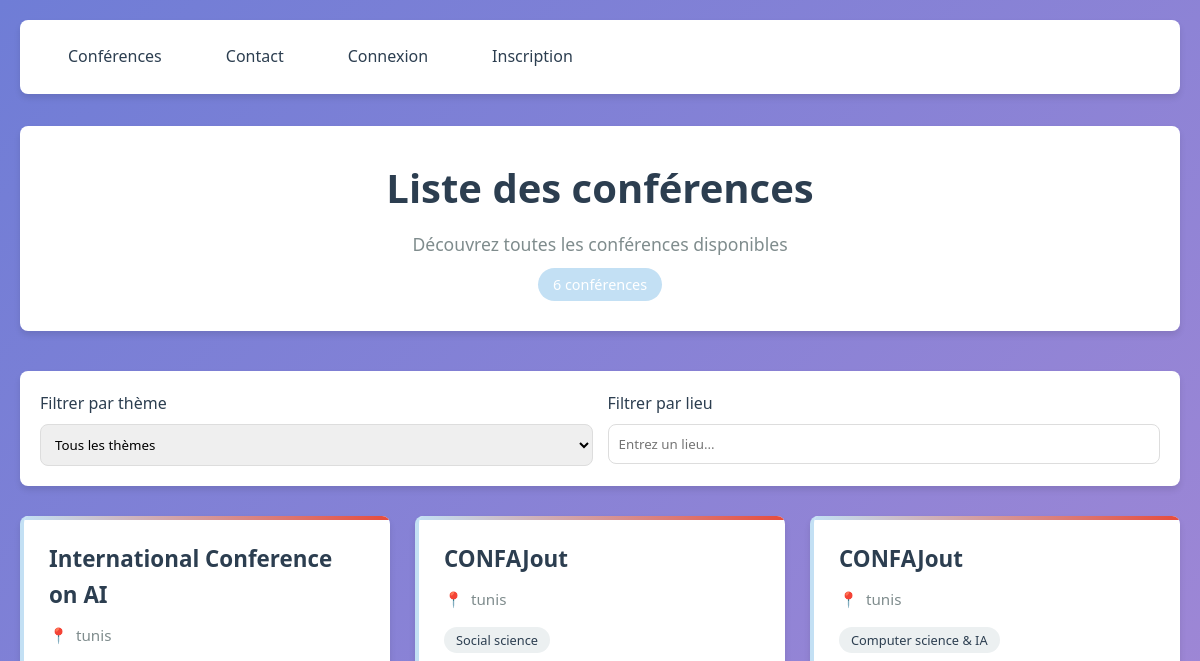
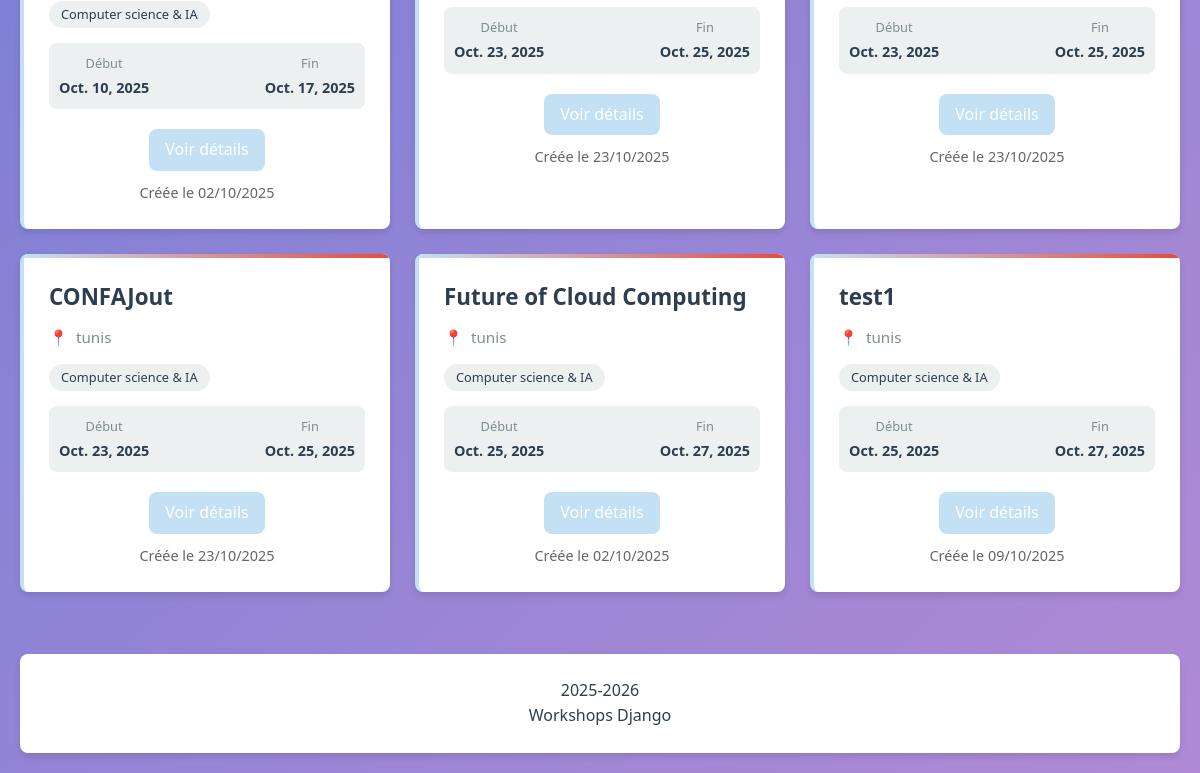
The page /conferences/liste/ on the database as committed earlier (2 pictures, top to bottom).
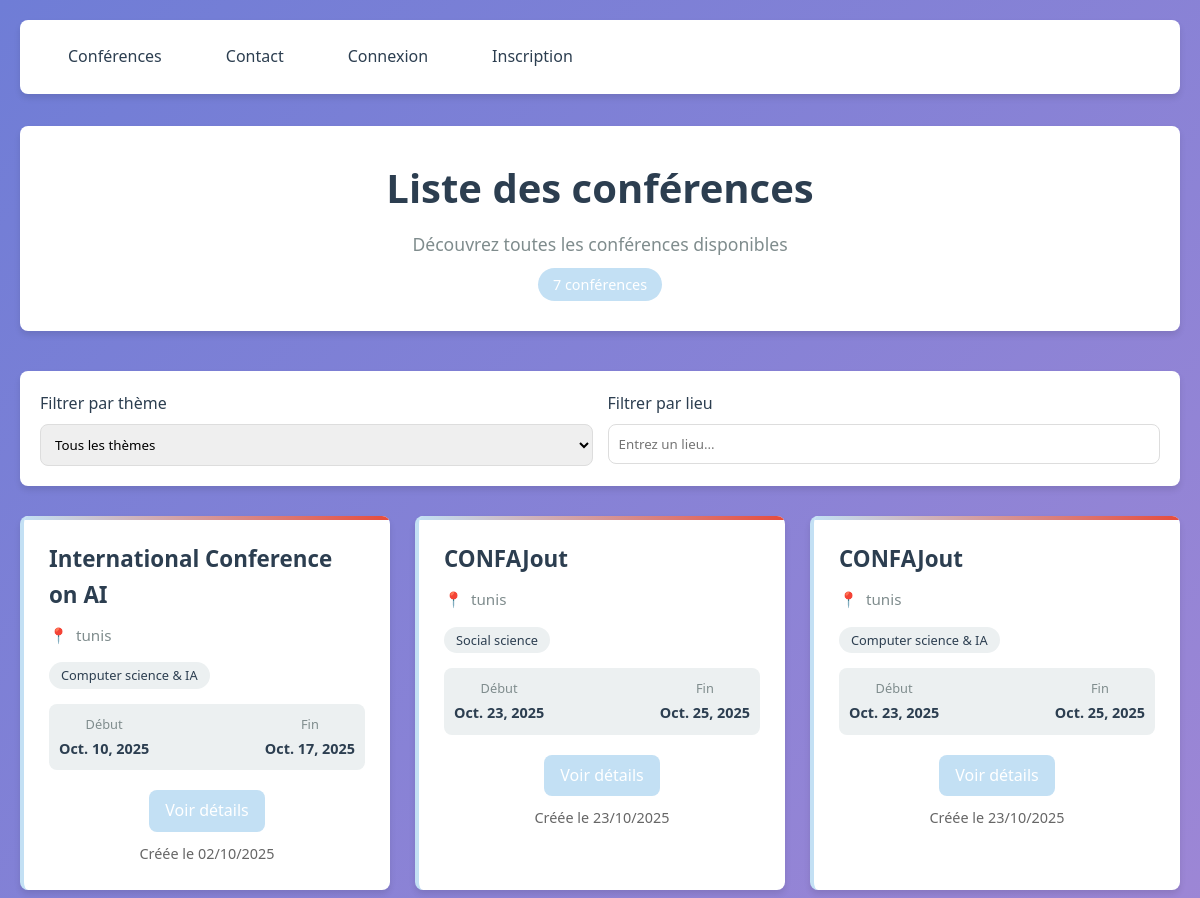
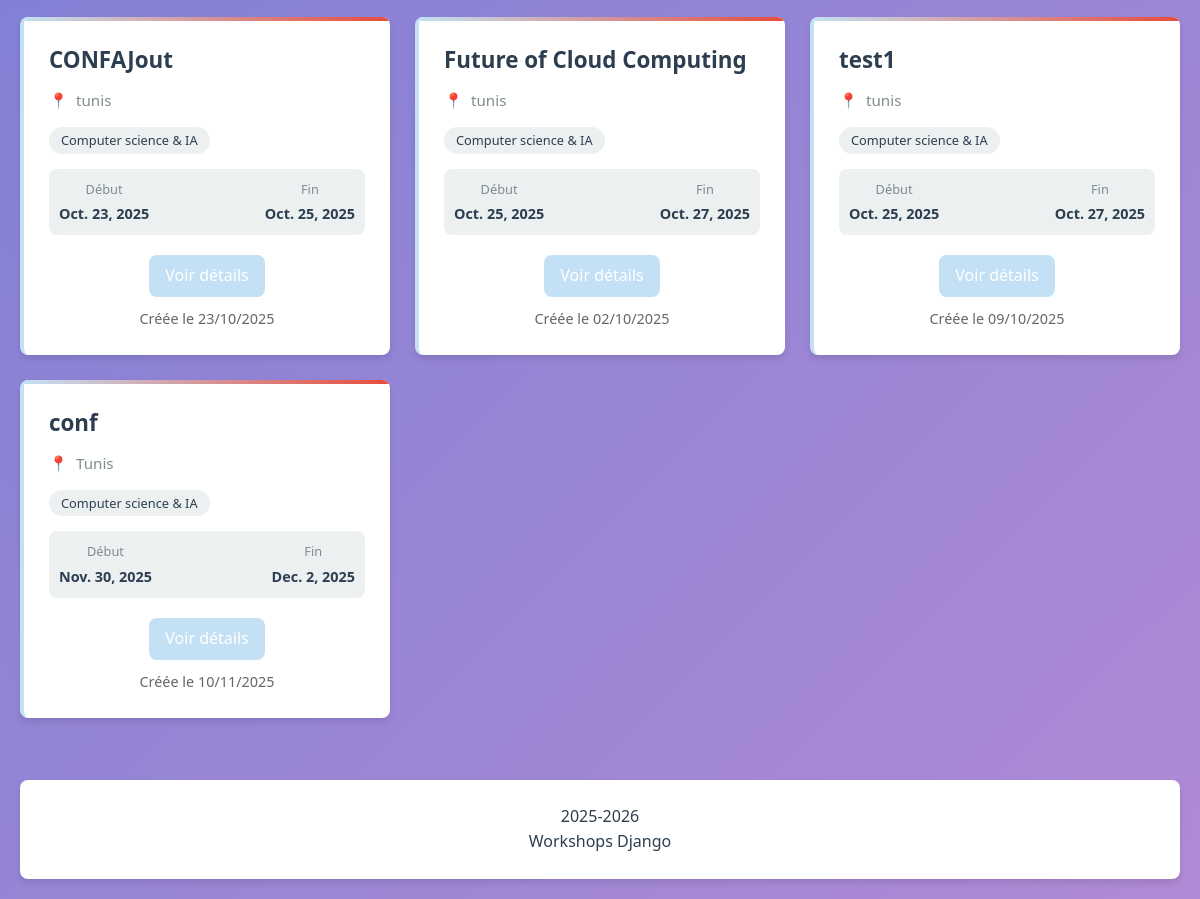
The same page on the database as committed later (2 pictures, top to bottom).
### ConferenceApp/models.py (models this page shows, shortened)
class Conference(models.Model):
    conference_id = models.AutoField(primary_key=True)
    name = models.CharField(max_length=255)
    description = models.TextField(validators=[
        MinLengthValidator(30, message="La description doit contenir au moins 30 caractères.")
    ])
    location = models.CharField(max_length=255)
    THEME = [
        ("CS&IA", "Computer science & IA"),
        ("CS", "Social science"),
        ("SE", "Science and eng")
    ]
    theme = models.CharField(max_length=255, choices=THEME)
    start_date = models.DateField()
    end_date = models.DateField()
    created_at = models.DateTimeField(auto_now_add=True)
    update_at = models.DateTimeField(auto_now=True)

### ConferenceApp/views.py (the view)
# urls.py: path("liste/", ConfernceList.as_view(), name="Conferences_list"),
class ConfernceList(ListView):
    model =Conference
    context_object_name = 'liste'
    ordering = ['start_date']
    template_name = 'conference/liste.html'
    def get_context_data(self, **kwargs):
        context = super().get_context_data(**kwargs)
        context['themes'] = Conference.THEME
        return context

### GestionConference/Templates/conference/liste.html (shortened to what this page needs)
{% extends "base.html" %}
{% block content %}
<div class="container">
    <div class="header">
        <h1>Liste des conférences</h1>
        <p class="subtitle">Découvrez toutes les conférences disponibles</p>
        <div class="conference-count">{{ liste|length }} conférence{{ liste|length|pluralize }}</div>
    </div>
    <div class="filters">
        <div class="filter-group">
            <label class="filter-label" for="theme-filter">Filtrer par thème</label>
            <select class="filter-select" id="theme-filter">
                <option value="">Tous les thèmes</option>
            </select>
        </div>
        <div class="filter-group">
            <label class="filter-label" for="location-filter">Filtrer par lieu</label>
            <input type="text" class="filter-input" id="location-filter" placeholder="Entrez un lieu...">
        </div>
    </div>
    <div class="conferences-grid">
        {% if liste %}
            {% for conference in liste %}
            <div class="conference-card">
                <h3 class="conference-title">{{ conference.name }}</h3>
                <div class="conference-location">{{ conference.location }}</div>
                <div class="conference-theme">{{ conference.get_theme_display }}</div>
                <div class="conference-dates">
                    <div class="date-item">
                        <div class="date-label">Début</div>
                        <div class="date-value">{{ conference.start_date }}</div>
                    </div>
                    <div class="date-item">
                        <div class="date-label">Fin</div>
                        <div class="date-value">{{ conference.end_date }}</div>
                    </div>
                </div>
                <div class="card-actions" style="display: flex; flex-direction: column; gap: 10px; margin-top: 10px;">
                    <div style="display: flex; gap: 10px;">
                        <a href="{% url 'Conference_detail' pk=conference.pk %}" class="btn btn-view btn-bleu">Voir détails</a>
                    </div>
                    <div class="conference-meta" style="font-size: 0.9em; color: #666;">
                        Créée le {{ conference.created_at|date:"d/m/Y" }}
                    </div>
                </div>
            </div>
            {% endfor %}
        {% else %}
            <div class="empty-state">
                <div class="empty-icon">📅</div>
                <h3 class="empty-title">Aucune conférence disponible</h3>
                <p class="empty-text">Il n'y a actuellement aucune conférence à afficher. Revenez plus tard pour découvrir de nouveaux événements.</p>
            </div>
        {% endif %}
    </div>
</div>
{% endblock %}

### GestionConference/Templates/base.html (shortened to what this page needs)
<!DOCTYPE html>
<html lang="fr">
<head>
</head>
<body>
<nav>
    <a href="{% url 'Conferences_list' %}">Conférences</a>
    <a>Contact</a>
    {% if user.is_authenticated %}
        <a>{{ user.username }}</a>
        <a href="{% url 'logout' %}">Déconnexion</a>
    {% else %}
        <a href="{% url 'login' %}">Connexion</a>
        <a href="{% url 'register' %}">Inscription</a>
    {% endif %}
</nav>
<div>
    {% block content %}{% endblock %}
</div>
<footer>
    <p>2025-2026</p>
    <p>Workshops Django</p>
</footer>
</body>
</html>

### GestionConference/Templates/base.html (style rules this page uses)
:root { --primary-color: #c3e0f4; --secondary-color: #2c3e50; --accent-color: #e74c3c; --light-color: #ecf0f1; --success-color: #2ecc71; --text-color: #333; --border-radius: 8px; --box-shadow: 0 4px 6px rgba(0, 0, 0, 0.1); --transition: all 0.3s ease; }
* { margin: 0; padding: 0; box-sizing: border-box; }
body { font-family: 'Segoe UI', Tahoma, Geneva, Verdana, sans-serif; line-height: 1.6; color: var(--text-color); background: linear-gradient(135deg, #6f7dd6 0%, #b08ad5 100%); min-height: 100vh; padding: 20px; display: flex; flex-direction: column; min-height: 100vh; }
nav { background: white; padding: 1rem 2rem; border-radius: var(--border-radius); box-shadow: var(--box-shadow); margin-bottom: 2rem; display: flex; gap: 2rem; }
nav a { text-decoration: none; color: var(--secondary-color); font-weight: 500; padding: 0.5rem 1rem; border-radius: var(--border-radius); transition: var(--transition); }
.container { max-width: 1200px; margin: 0 auto; flex: 1; }
.header { text-align: center; margin-bottom: 40px; padding: 30px; background: white; border-radius: var(--border-radius); box-shadow: var(--box-shadow); }
h1 { color: var(--secondary-color); font-size: 2.5rem; margin-bottom: 10px; }
.subtitle { color: #7f8c8d; font-size: 1.1rem; }
.conference-count { background: var(--primary-color); color: white; padding: 5px 15px; border-radius: 20px; font-size: 0.9rem; margin-top: 10px; display: inline-block; }
.conferences-grid { display: grid; grid-template-columns: repeat(auto-fill, minmax(350px, 1fr)); gap: 25px; margin-bottom: 30px; }
.conference-card { background: white; border-radius: var(--border-radius); box-shadow: var(--box-shadow); padding: 25px; transition: var(--transition); border-left: 4px solid var(--primary-color); position: relative; overflow: hidden; }
.conference-card::before { content: ''; position: absolute; top: 0; left: 0; right: 0; height: 4px; background: linear-gradient(90deg, var(--primary-color), var(--accent-color)); }
.conference-title { font-size: 1.4rem; color: var(--secondary-color); margin-bottom: 10px; font-weight: 600; }
.conference-location { display: flex; align-items: center; color: #7f8c8d; margin-bottom: 15px; font-size: 0.95rem; }
.conference-location::before { content: '📍'; margin-right: 8px; }
.conference-theme { display: inline-block; background: var(--light-color); color: var(--secondary-color); padding: 3px 12px; border-radius: 15px; font-size: 0.8rem; margin-bottom: 15px; }
.conference-dates { display: flex; justify-content: space-between; background: var(--light-color); padding: 10px; border-radius: var(--border-radius); margin-bottom: 20px; font-size: 0.9rem; }
.date-item { text-align: center; }
.date-label { font-size: 0.8rem; color: #7f8c8d; margin-bottom: 3px; }
.date-value { font-weight: 600; color: var(--secondary-color); }
.card-actions { display: flex; justify-content: space-between; align-items: center; gap: 10px; }
.btn { display: inline-flex; align-items: center; padding: 8px 16px; border-radius: var(--border-radius); text-decoration: none; font-weight: 500; transition: var(--transition); border: none; cursor: pointer; font-family: inherit; }
.btn-bleu { background-color: var(--primary-color); color: white; }
.conference-meta { font-size: 0.8rem; color: #95a5a6; }
.filters { background: white; padding: 20px; border-radius: var(--border-radius); box-shadow: var(--box-shadow); margin-bottom: 30px; display: flex; gap: 15px; flex-wrap: wrap; }
.filter-group { flex: 1; min-width: 200px; }
.filter-label { display: block; margin-bottom: 8px; font-weight: 500; color: var(--secondary-color); }
.filter-select, .filter-input { width: 100%; padding: 10px; border: 1px solid #ddd; border-radius: var(--border-radius); font-family: inherit; }
footer { background: white; padding: 1.5rem; border-radius: var(--border-radius); box-shadow: var(--box-shadow); margin-top: 2rem; text-align: center; color: var(--secondary-color); }

Rows that differ between the two databases and show on the page:
added Conference: name "conf", location "Tunis", theme "Computer science & IA", start_date "Nov. 30, 2025", end_date "Dec. 2, 2025", created_at "10/11/2025"
Other text that changed with them:
{{ liste|length }}: "6" → "7"
